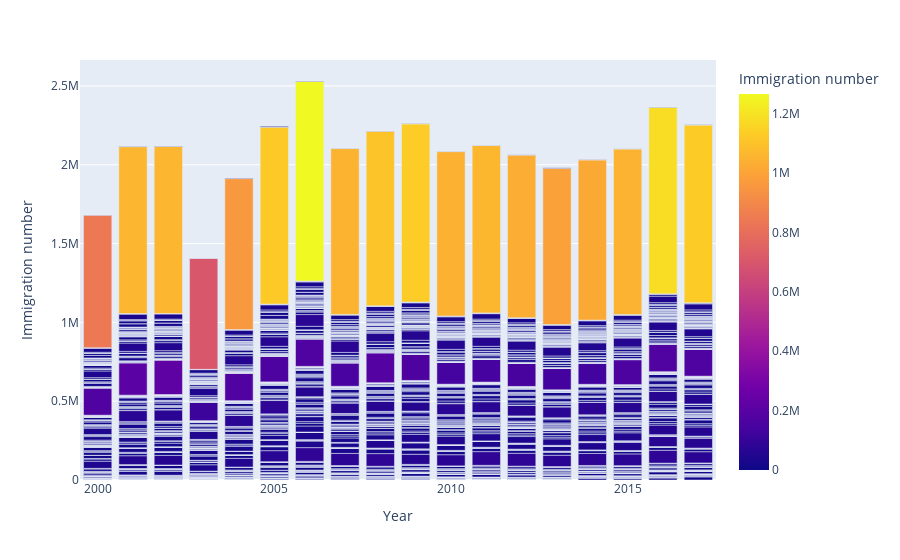

The notebook cell saved with this chart:
### Code cell
fig = px.bar(df_china_new, x='Year', y='Value', color='Value', hover_data=['Country of birth/nationality', 'Country'], 
            labels={'Value': "Immigration number"})
fig.show()

### Figure 1 — Plotly figure (JSON) as saved in the notebook; plotly's stock layout.template omitted (floating-point values rounded to 4 significant figures; data arrays with more than 128 entries replaced by an {"elided": "..."} marker saying what was removed)
{"data": [{"alignmentgroup": "True", "customdata": {"elided": "3494x2 str values"}, "hovertemplate": "Year=%{x}<br>Immigration number=%{marker.color}<br>Country of birth/nationality=%{customdata[0]}<br>Country=%{customdata[1]}<extra></extra>", "legendgroup": "", "marker": {"color": {"elided": "3494 int values"}, "coloraxis": "coloraxis"}, "name": "", "offsetgroup": "", "orientation": "v", "showlegend": false, "textposition": "auto", "type": "bar", "x": {"elided": "3494 int values"}, "xaxis": "x", "y": {"elided": "3494 int values"}, "yaxis": "y"}], "layout": {"barmode": "relative", "coloraxis": {"colorbar": {"title": {"text": "Immigration number"}}, "colorscale": [[0, "#0d0887"], [0.1111, "#46039f"], [0.2222, "#7201a8"], [0.3333, "#9c179e"], [0.4444, "#bd3786"], [0.5556, "#d8576b"], [0.6667, "#ed7953"], [0.7778, "#fb9f3a"], [0.8889, "#fdca26"], [1, "#f0f921"]]}, "legend": {"tracegroupgap": 0}, "margin": {"t": 60}, "xaxis": {"anchor": "y", "domain": [0, 1], "title": {"text": "Year"}}, "yaxis": {"anchor": "x", "domain": [0, 1], "title": {"text": "Immigration number"}}}}
